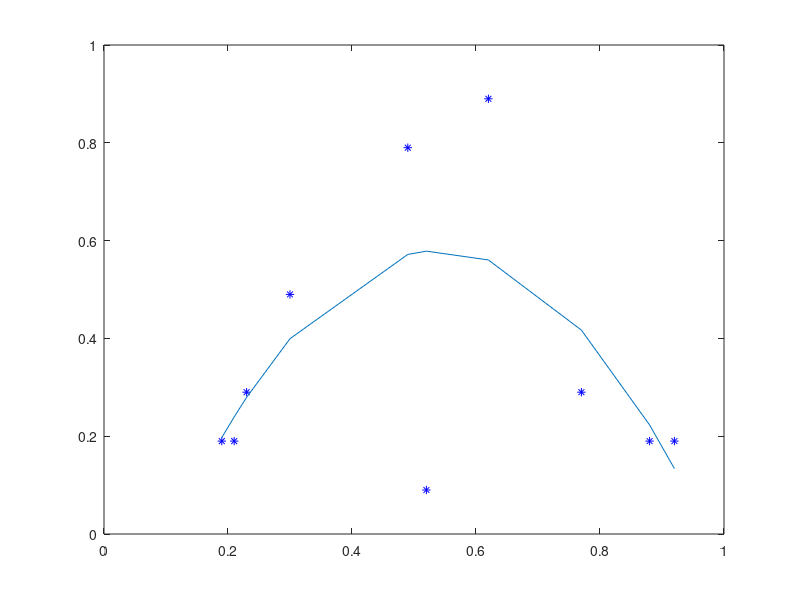

Source code (MATLAB):
function [R]= least_square_powerful()

readdata=importdata('input_data.txt');

z=readdata(:,1);

x=readdata(:,1);

y=readdata(:,2);

N=length(y);

xx=z(:,1).^2;

oneMat=ones(N,1);

%for applying quadratic basis expansion
z=[z oneMat xx];

s=sum(y.*z);
% disp(s);
M=z'*z;

% disp(M);

w=s/M;
 disp(w);
y_pred=z*w';
R=norm(y-y_pred)^2;
disp(z);

finalX=z*w';
% finalX=[x finalX];
disp(finalX);


figure(1);
plot(x,y,'*b');
hold on
plot(x, finalX);
hold off

